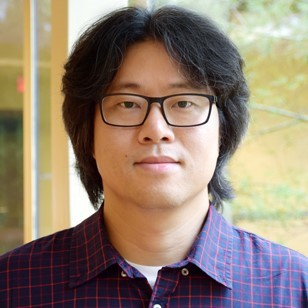
#> input picture Train and Test images/train1.jpg, 308 x 308 px, found by its file name
$ python Main.py
#> lines starting #> are read from the running program, lines starting #| are printed output that depends on the picture
### Scripts/Phase_1.py
import numpy as np
from random import randint
from scipy.fftpack import dct
from sklearn.cluster import MeanShift, estimate_bandwidth
import matplotlib.pyplot as plt
sampling_side = 7
X_points = 100
Y_points = 100

def luminance(train, test):
	mean_tr = np.mean(train)
	mean_te = np.mean(test)
	std_tr = np.std(train)
	std_te = np.std(test)
	return std_te * (train - mean_tr) / std_tr + mean_te

# [24 lines left out: functions neighbor, ImageDct, not called in this run]

def GetFeatures(image_Lab):
    image = np.array(image_Lab)
    flat_image = np.reshape(image, [-1, 3])
    bandwidth = estimate_bandwidth(flat_image, quantile=.2, n_samples=5000)
    ms = MeanShift(bandwidth, bin_seeding=True)
    ms.fit(flat_image)
    Labels = ms.labels_
    segmented_image = np.reshape(Labels, [image.shape[0], image.shape[1]])

    plt.figure(1)
    plt.imshow(segmented_image)
    plt.axis('off')
    plt.savefig("E:/Suhas/Main/IUB/4th Sem/ML/Project/segmented.png")

    np_image_Lab = np.array(image_Lab)
    lum_img = np_image_Lab[:, :, 0]

    x1 = len(lum_img) / (X_points + 1)
    y1 = len(lum_img) / (Y_points + 1)
    features = []
    Labels = []
    for i in range(X_points):
        for j in range(Y_points):
            x = (i + 1) * x1
            y = (j + 1) * y1
            neighbors = neighbor(lum_img,x,y)
            DCT = dct(dct(neighbors.T, norm='ortho').T, norm='ortho')
            feature = np.reshape(DCT, -1).tolist()
            features.append(feature)
            pixel_Lab = image_Lab[int(x)][int(y)]
            pixel_Lab[0] = segmented_image[int(x)][int(y)]
            Labels.append(pixel_Lab)
    return np.array(features), np.array(Labels)


# [59 lines left out: functions PCA, difference_calculation, feature_select, not called in this run]

### Scripts/Main.py
import numpy as np
from skimage import io, color
from Phase_1 import *
from Phase_2 import *
import matplotlib.pyplot as plt

sampling_side = 7
X_points = 100
Y_points = 100
n = 7
max_conf_val = 0.0

train_img_filename = 'E:/Suhas/Main/IUB/4th Sem/ML/Project/train1.jpg'
test_img_filename = 'E:/Suhas/Main/IUB/4th Sem/ML/Project/test1.jpg'

#load the training image
train_img_lab = color.rgb2lab(io.imread(train_img_filename))
#> train_img_lab: shape (308, 308, 3) float64; mean of channels 0, 1, 2 54.3, 5.2, 10.7

#load the test image and convert it to luminance
test_img_lum = color.rgb2lab(io.imread(test_img_filename))[:, :, 0]
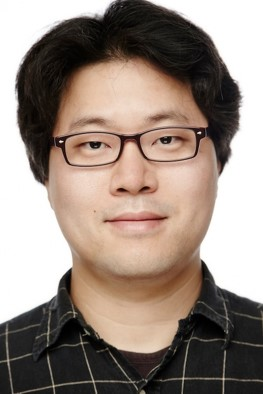
#> input picture Train and Test images/test1.jpg, 263 x 394 px, found by its file name
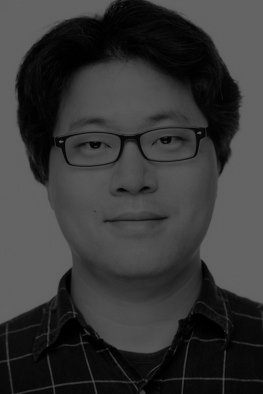
#> test_img_lum: shape (394, 263) float64; min 0, max 100, mean 56

#Luminance mapping
train_img_lab[:, :, 0] = luminance(train_img_lab[:, :, 0], test_img_lum)
#> in luminance, `mean_tr = np.mean(train)`: mean_tr = 54.32
#> in luminance, `mean_tr = np.mean(train)`:
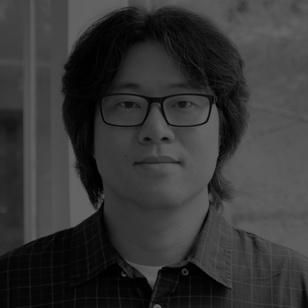
#> train: shape (308, 308) float64; min 0, max 100, mean 54.3
#> in luminance, `mean_te = np.mean(test)`: mean_te = 55.98
#> in luminance, `std_tr = np.std(train)`: std_tr = 30.21
#> in luminance, `std_te = np.std(test)`: std_te = 36.76
#> in luminance, `return std_te * (train - mean_tr) / std_tr + mean_te`:
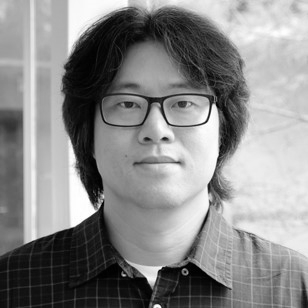
#> returned value: shape (308, 308) float64; min -10.12, max 111.6, mean 56; drawn with min black and max white
#> train_img_lab: shape (308, 308, 3) float64; mean of channels 0, 1, 2 56, 5.2, 10.7

print('Computing the DCT coefficients of training image..')
dct_vals, labels = GetFeatures(train_img_lab)
#> in GetFeatures, `bandwidth = estimate_bandwidth(flat_image, quantile=.2, n_samples=5000)`: bandwidth = 25.61
#> (the run stopped early here; a loop or call above may not have finished)
